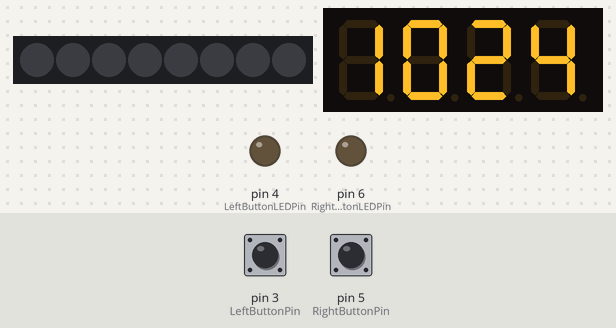
Bench run of a sketch on a simulated Arduino Uno, built with avr-gcc and run on an emulated ATmega328P. Shown: 8 RGB LEDs in strip order, left to right, 4-digit seven-segment display, output pins drawn as LEDs (lit = HIGH). The inputs (shaded band) are chosen by the test bench; at power-on: pin 3 (LeftButtonPin) LOW, pin 5 (RightButtonPin) LOW. The local clock reads 2024-03-15 10:24:30 at power-on unless the sketch sets it.

Above: at 1.2 s.
1.3 s: pin 3 (LeftButtonPin) pulled HIGH for 0.15 s
At 2.8 s:
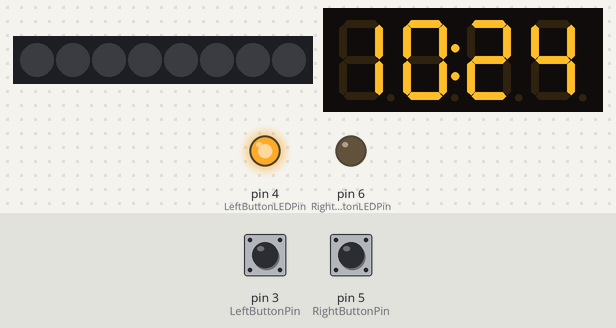
4.4 s: pin 5 (RightButtonPin) pulled HIGH for 0.15 s
At 5.6 s:
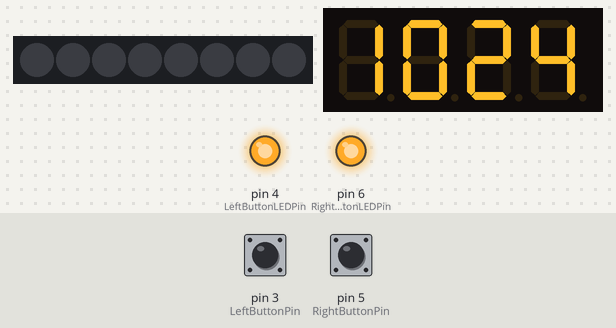
7.5 s: pin 3 (LeftButtonPin) pulled HIGH for 1 s
At 8.8 s:
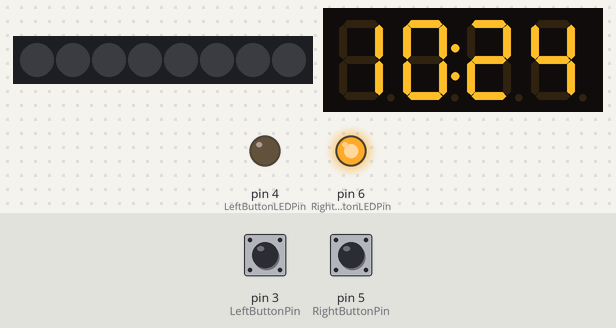
11.5 s: pin 3 (LeftButtonPin) pulled HIGH for 3.2 s
At 12.3 s:
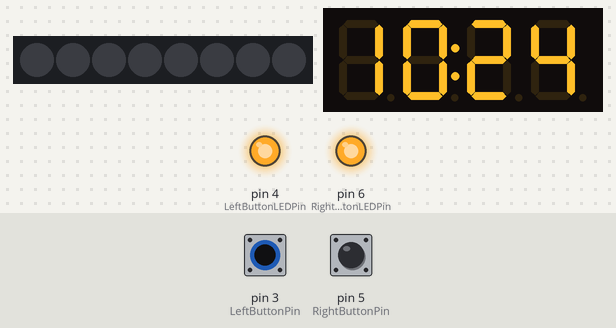
17.7 s: pin 5 (RightButtonPin) pulled HIGH for 1 s
At 18.8 s:
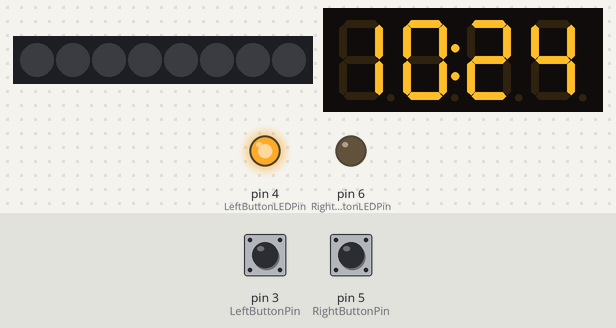
Timing chart, 0 to 20.7 s (numbered marks = the images above; inputs shaded):
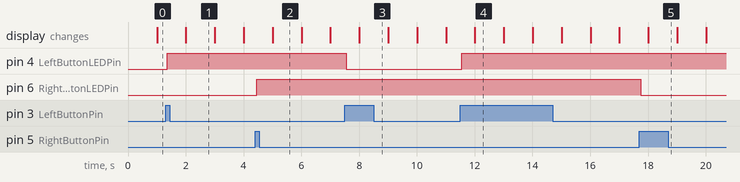

The sketch:

TheClock.ino
```cpp
#include <RTClib.h>
#include <Adafruit_LEDBackpack.h>
#include <Adafruit_GFX.h>
#include <Wire.h>
#include <Adafruit_NeoPixel.h>
#ifdef __AVR__
  #include <avr/power.h>
#endif

#define NUM_LEDS 8
#define PIN 9
#define LeftButtonPin 3
#define LeftButtonLEDPin 4
#define RightButtonPin 5
#define RightButtonLEDPin 6

RTC_DS3231 rtc;
Adafruit_7segment matrix = Adafruit_7segment();
Adafruit_NeoPixel strip = Adafruit_NeoPixel(NUM_LEDS, PIN, NEO_GRBW + NEO_KHZ800);

int hour;
int minute;
int second;
String s_hour;
String s_minute;
String s_nowTime;
int nowTime;
int RightLEDState = LOW;
int RightButtonState;
int LastRightButtonState = LOW;
int LeftLEDState = LOW;
int LeftButtonState;
int LastLeftButtonState = LOW;
bool ColonOn = true;
const long ColonFlashTime = 1000;
unsigned long LastColonFlashTime = 0;
unsigned long RightLastDebounceTime = 0;
unsigned long RightDebounceDelay = 50;
unsigned long LeftLastDebounceTime = 0;
unsigned long LeftDebounceDelay = 50;
unsigned long CurrentColonFlashTime = 0;

void setup() {
  Serial.begin(9600);
  // starts the LEDs
  strip.begin();
  strip.show();

  //starts I2C
  Wire.begin();

  //starts the clock display
  matrix.begin(0x70);

  //sets the time on the clock
  if (rtc.lostPower()){
    rtc.adjust(DateTime(F(__DATE__), F(__TIME__)));
  }
  //intialize the pins for the Pushbuttons and Pushbutton LEDs
  pinMode(RightButtonPin, INPUT);
  pinMode(LeftButtonPin, INPUT);
  pinMode(RightButtonLEDPin, OUTPUT);
  pinMode(LeftButtonLEDPin, OUTPUT);
  digitalWrite(RightButtonLEDPin, RightLEDState);
  digitalWrite(LeftButtonLEDPin, LeftLEDState);
}

void loop() {

  // Button Debouncing
  int RightButtonReading = digitalRead(RightButtonPin);
  int LeftButtonReading = digitalRead(LeftButtonPin);

  if (RightButtonReading != LastRightButtonState){
    RightLastDebounceTime = millis();
  }

  if (LeftButtonReading != LastLeftButtonState){
    LeftLastDebounceTime = millis();
  }

  if ((millis() - RightLastDebounceTime) > RightDebounceDelay){
    if (RightButtonReading != RightButtonState){
      RightButtonState = RightButtonReading;
      if (RightButtonState == HIGH)
        RightLEDState = !RightLEDState;
    }
  }

  if ((millis() - LeftLastDebounceTime) > LeftDebounceDelay){
    if (LeftButtonReading != LeftButtonState){
      LeftButtonState = LeftButtonReading;
      if (LeftButtonState == HIGH)
        LeftLEDState = !LeftLEDState;
    }
  }

  digitalWrite(RightButtonLEDPin, RightLEDState);
  LastRightButtonState = RightButtonReading;

  digitalWrite(LeftButtonLEDPin, LeftLEDState);
  LastLeftButtonState = LeftButtonReading;

  // Taking the time from the DS3231 RTC Chip
  DateTime now = rtc.now();
  hour = now.hour();
    // displaying 12 hour time
  if (hour == 0){
    hour = hour + 1;
  }
  if (hour > 12){
    hour = hour - 12;
  }
  minute = now.minute();
    // converting time in to a string because the minute
    // and the hour are seperated and does not show up
    // properly on the screen if not put together back into an INT
  s_hour = String(hour);
  s_minute = String (minute, DEC);
  if (minute <= 9){
    s_minute = "0" + s_minute;
  }
  s_nowTime = s_hour + s_minute;
  nowTime = s_nowTime.toInt();


  //Blink the Colon Every Second
  CurrentColonFlashTime = millis();
  if (CurrentColonFlashTime - LastColonFlashTime >= ColonFlashTime){
    LastColonFlashTime = CurrentColonFlashTime;
    if (ColonOn == false){
      ColonOn = true;
    }
    else {
      ColonOn = false;
    }

    matrix.print(nowTime, DEC);
    matrix.drawColon(ColonOn);
    if (now.hour() >= 21){
      matrix.setBrightness(0);
    }
    else if (now.hour() <= 7){
      matrix.setBrightness(0);
    }
    else{
      matrix.setBrightness(15);
    }
  }
  //setting screen brightness to dim after 10

  matrix.writeDisplay();


  //colorWipe(strip.Color(255, 0, 0));

}

// Fill the dots one after the other with a color
void colorWipe(uint32_t c) {
  for(uint16_t i=0; i<strip.numPixels(); i++) {
    strip.setPixelColor(i, c);
    strip.show();
  }
}
```

Measured:
- after the input at 1.3 s, pin 4 (LeftButtonLEDPin): LOW → HIGH after 0.05 s
- after the input at 4.4 s, pin 6 (RightButtonLEDPin): LOW → HIGH after 0.06 s
- after the input at 7.5 s, pin 4 (LeftButtonLEDPin): HIGH → LOW after 0.06 s
- after the input at 11.5 s, pin 4 (LeftButtonLEDPin): LOW → HIGH after 0.06 s
- after the input at 17.7 s, pin 6 (RightButtonLEDPin): HIGH → LOW after 0.06 s
